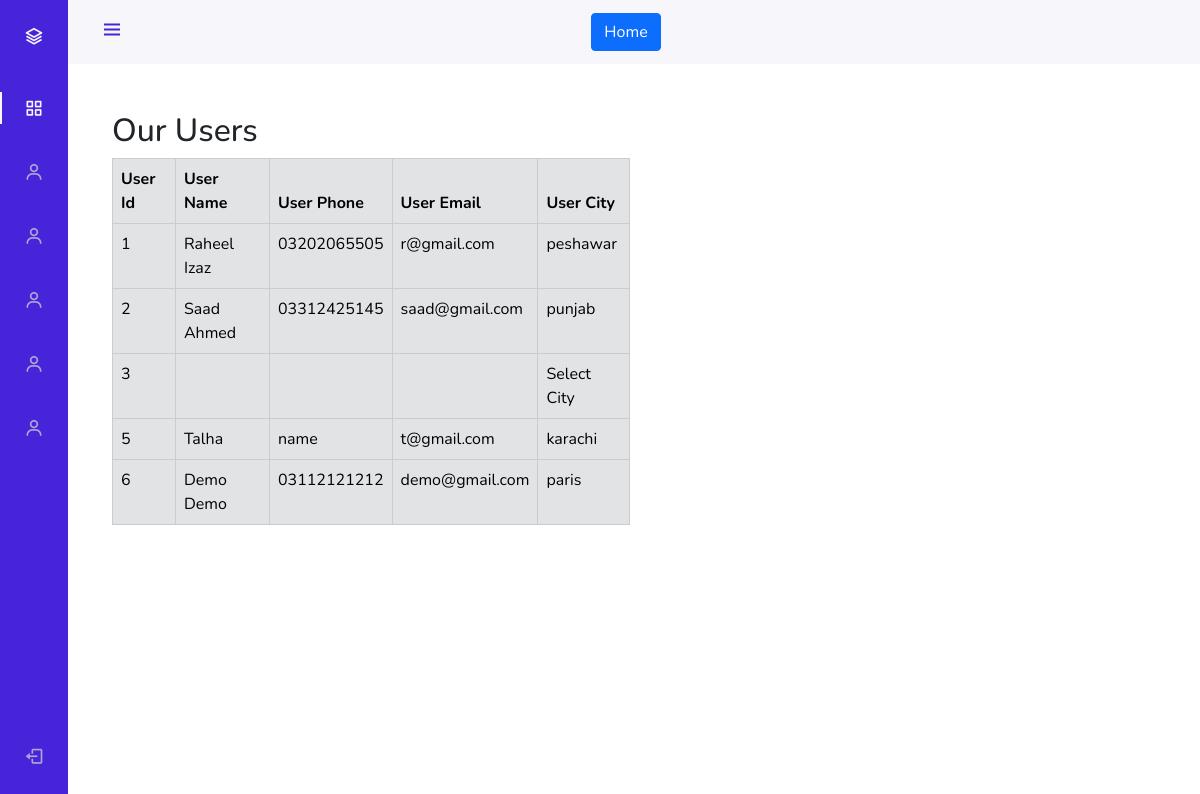
The app's page /Admin/users.php (signed in) with its own data.
### tables this page shows
CREATE TABLE `client` (
  `client_id` int(11) NOT NULL,
  `client_name` varchar(111) NOT NULL,
  `client_phone` varchar(13) NOT NULL,
  `client_email` varchar(111) NOT NULL,
  `client_password` varchar(111) NOT NULL,
  `client_city` varchar(111) NOT NULL,
  `client_role` varchar(111) NOT NULL,
  `client_status` varchar(111) NOT NULL
);

### Admin/users.php (the view, shortened to what this page needs)
<?php
if ($_SESSION['login'] == TRUE and $_SESSION['admin_status'] == 'active') {
?>
    <!DOCTYPE html>
    <html lang="en">
    <head>
    </head>
    <body>
        <?php
        include "header.php";
        ?>
        <div class="container pt-5">
            <div class="row">
                <div class="col-md-6">
                    <h2>Our Users</h2>
                    <?php
                    $sql = "SELECT * FROM client";
                    $query = mysqli_query($conn, $sql);
                    if (mysqli_num_rows($query) > 0) {
                    ?>
                        <table class="table table-secondary table-bordered">
                            <thead>
                                <tr>
                                    <th>User Id</th>
                                    <th>User Name</th>
                                    <th>User Phone</th>
                                    <th>User Email</th>
                                    <th>User City</th>
                                </tr>
                            </thead>
                            <?php
                            while ($row = mysqli_fetch_assoc($query)) {
                            ?>
                                <tbody>
                                    <tr>
                                        <td><?php echo $row['client_id'] ?></td>
                                        <td><?php echo $row['client_name'] ?></td>
                                        <td><?php echo $row['client_phone'] ?></td>
                                        <td><?php echo $row['client_email'] ?></td>
                                        <td><?php echo $row['client_city'] ?></td>
                                    </tr>
                                </tbody>
                            <?php } ?>
                        </table>
                    <?php
                    }
                    ?>
                </div>
            </div>
        </div>
    </body>
    </html>
<?php
} else {
    header("Location: ../login.php");
}
?>

### Admin/dashboard.css (style rules this page uses)
:root { --header-height: 3rem;--nav-width: 68px;--first-color: #4723D9;--first-color-light: #AFA5D9;--white-color: #F7F6FB;--body-font: 'Nunito', sans-serif;--normal-font-size: 1rem;--z-fixed: 100 }
*,::before,::after { box-sizing: border-box }
body { position: relative;margin: var(--header-height) 0 0 0;padding: 0 1rem;font-family: var(--body-font);font-size: var(--normal-font-size);transition: .5s }
@media screen and (min-width: 768px) { body { margin: calc(var(--header-height) + 1rem) 0 0 0;padding-left: calc(var(--nav-width) + 2rem) } }

### records on screen
client: client_id "1", client_name "Raheel Izaz", client_phone "03202065505", client_email "r@gmail.com", client_city "peshawar"
client: client_id "2", client_name "Saad Ahmed", client_phone "03312425145", client_email "saad@gmail.com", client_city "punjab"
client: client_id "3", client_city "Select City"
client: client_id "5", client_name "Talha", client_phone "name", client_email "t@gmail.com", client_city "karachi"
client: client_id "6", client_name "Demo Demo", client_phone "03112121212", client_email "demo@gmail.com", client_city "paris"
